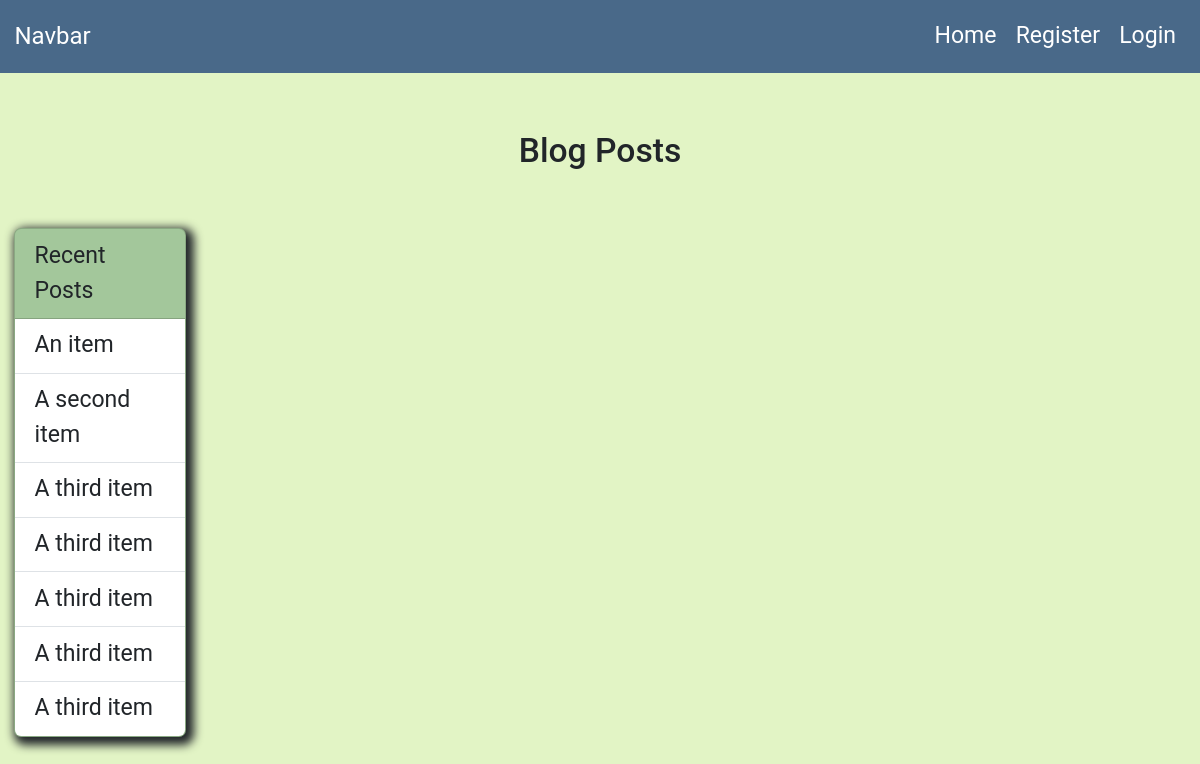
Before: / with the older database file.
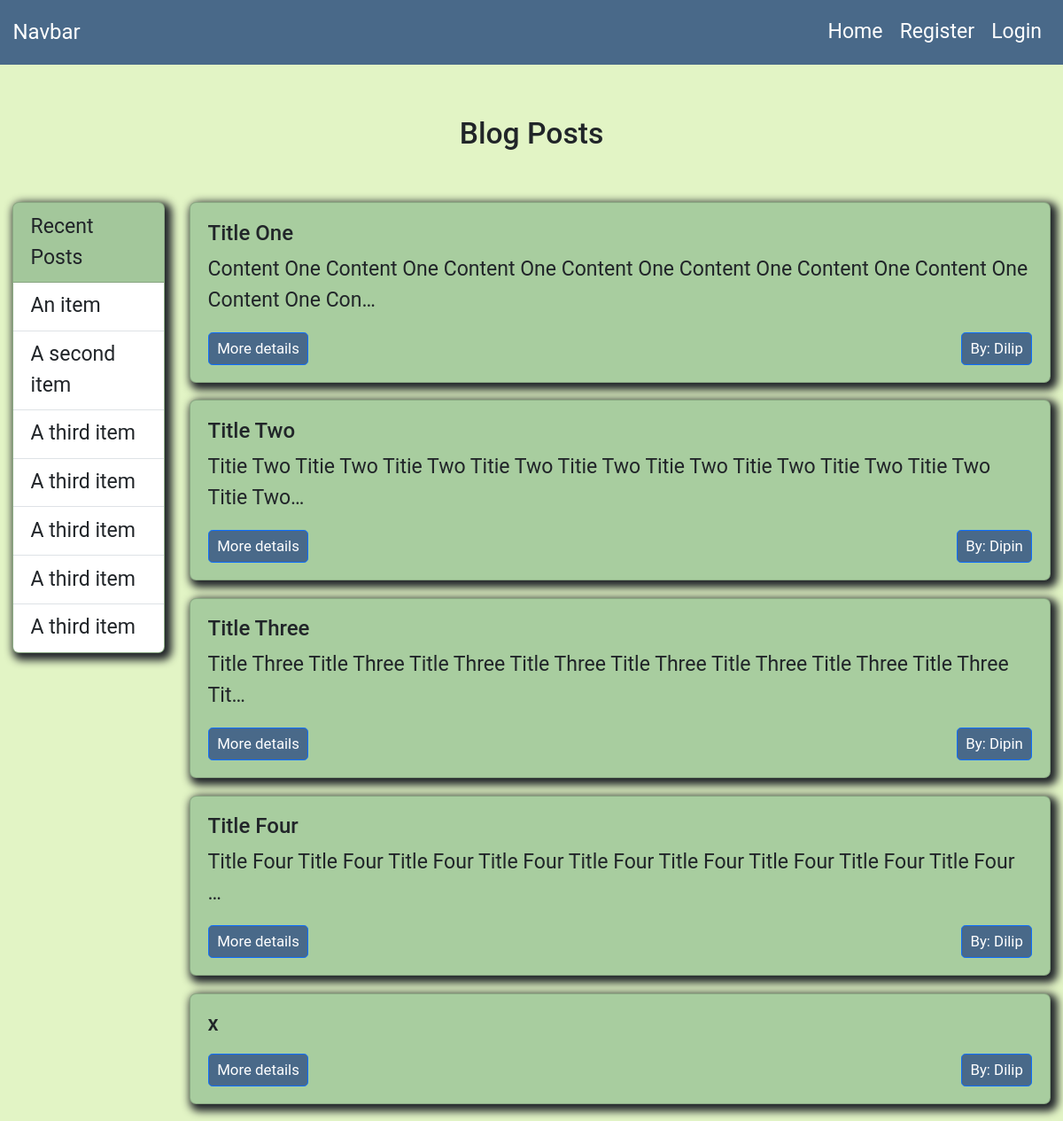
After: the same page with the newer database file.
### blog/models.py (models this page shows)
class Post(models.Model):
  user = models.ForeignKey(User, on_delete=models.CASCADE)
  title = models.CharField(max_length=50)
  content = models.TextField()
  created = models.DateTimeField(default=timezone.now)
  is_public = models.BooleanField(default=False)

### users/models.py (models this page shows)
class User(AbstractUser):   # Custom user model, inherited from builtin User model
  profile_pic = models.ImageField(upload_to="profile_pictures", blank=True, null=True)

### blog/views.py (the view)
# urls.py: path("", post_list),
def post_list(request):
  posts = Post.objects.all()
  context = {
    'posts':posts,
    }
  return render(request, "blog/post_list.html", context)

### templates/blog/post_list.html
{% extends "base.html" %}
{% block content %}
<h3 class="text-center mb-5">Blog Posts</h3>
<div class="row">
  <div class="col-md-2">
    <div class="card">
      <div class="card-header">
        Recent Posts
      </div>
      <ul class="list-group list-group-flush">
        <li class="list-group-item">An item</li>
        <li class="list-group-item">A second item</li>
        <li class="list-group-item">A third item</li>
        <li class="list-group-item">A third item</li>
        <li class="list-group-item">A third item</li>
        <li class="list-group-item">A third item</li>
        <li class="list-group-item">A third item</li>
      </ul>
    </div>
  </div>
  <div class="col-md-10">
    {% for post in posts %}
    <div class="card mb-3">
      <div class="card-body">
        <h5 class="card-title">{{post.title}}</h5>
        <p class="card-text">{{post.content|truncatechars:100}}</p>
        <a href="#" class="btn btn-primary btn-sm">More details</a>
        <a href="#" class="btn btn-primary btn-sm float-end">By: {{post.user.username|title}}</a>
      </div>
    </div>
  {% endfor %}
</div>
</div>
{% endblock content %}

### templates/base.html (shortened to what this page needs)
{% load static %}
<!doctype html>
<html lang="en">
  <head>
    <link href="https://cdn.jsdelivr.net/npm/bootstrap@5.3.3/dist/css/bootstrap.min.css" rel="stylesheet">
    <link rel="stylesheet" href="{% static 'css/style.css' %}">
  </head>
  <body>
    {% include "template_blocks/navbar.html" %}
    <div class="container-fluid mt-5">
      {% block content %}
      {% endblock content %}
    </div>
  </body>
</html>

### templates/template_blocks/navbar.html (shortened to what this page needs)
<nav class="navbar navbar-expand-lg" style="background-color:var(--primary-color)">
  <div class="container-fluid">
    <a class="navbar-brand text-white" href="/">Navbar</a>
    <div class="collapse navbar-collapse" id="navbarSupportedContent">
      <ul class="navbar-nav ms-auto mb-2 mb-lg-0">
        <li class="nav-item">
          <a class="nav-link text-white active" aria-current="page" href="/">Home</a>
        </li>
        {% if request.user.is_authenticated %}
        <li class="nav-item">
          <a class="nav-link text-white" href="/create-post/">Create Post</a>
        </li>
        <li class="nav-item">
          <a class="nav-link text-white" href="/users/user-profile/">Profile</a>
        </li>
        <li class="nav-item">
          <a class="nav-link text-white" href="/users/logout-user/">Logout</a>
        </li>
        {% else %}
        <li class="nav-item">
          <a class="nav-link text-white" href="/users/register-user/">Register</a>
        </li>
        <li class="nav-item">
          <a class="nav-link text-white" href="/users/login-user/">Login</a>
        </li>
        {% endif %}
      </ul>
    </div>
  </div>
</nav>

### staticfiles/css/style.css (style rules this page uses)
:root { --primary-color: #496989; --secondary-color: #58A399; --accent-color: #A8CD9F; --background-color: #E2F4C5; --font-size: 16px; }
* { padding: 0; margin: 0; box-sizing: border-box; font-family: 'Roboto', sans-serif; font-size: 1.2rem; }
body { background-color: var(--background-color); }
.card { background-color: var(--accent-color); box-shadow: 4px 4px 10px 4px ; }
.btn-primary { background-color: var(--primary-color); }

Changed rows visible on the page:
added Post: title "Title One", content "Content One Content One Content One Content One Content One Content One Content One Content One Con…", user.username "Dilip"
added Post: title "Title Two", content "Titie Two Titie Two Titie Two Titie Two Titie Two Titie Two Titie Two Titie Two Titie Two Titie Two…", user.username "Dipin"
added Post: title "Title Three", content "Title Three Title Three Title Three Title Three Title Three Title Three Title Three Title Three Tit…", user.username "Dipin"
added Post: title "Title Four", content "Title Four Title Four Title Four Title Four Title Four Title Four Title Four Title Four Title Four …", user.username "Dilip"
added Post: title "x", user.username "Dilip"
